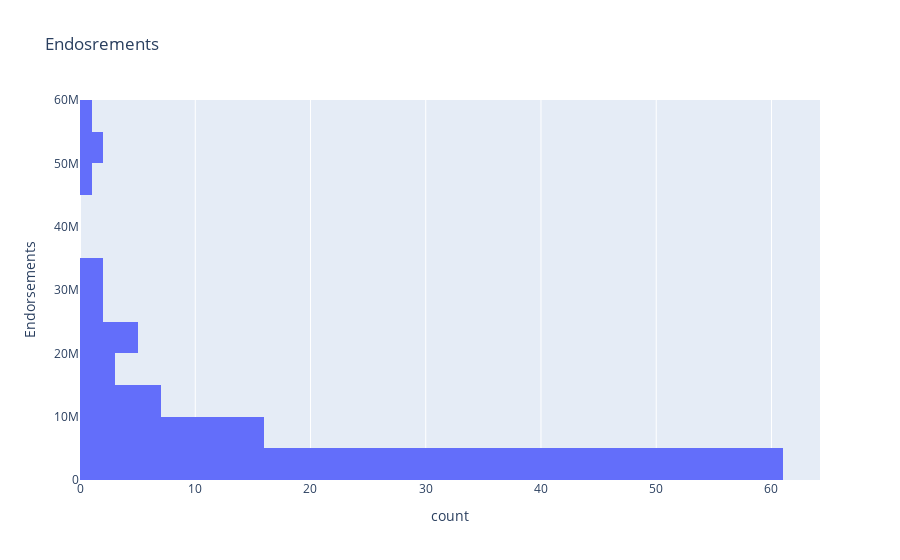

Notebook source saved alongside this figure:
### Code cell
fig = px.histogram(dfs, y="Endorsements",title="Endosrements")
fig.show()
